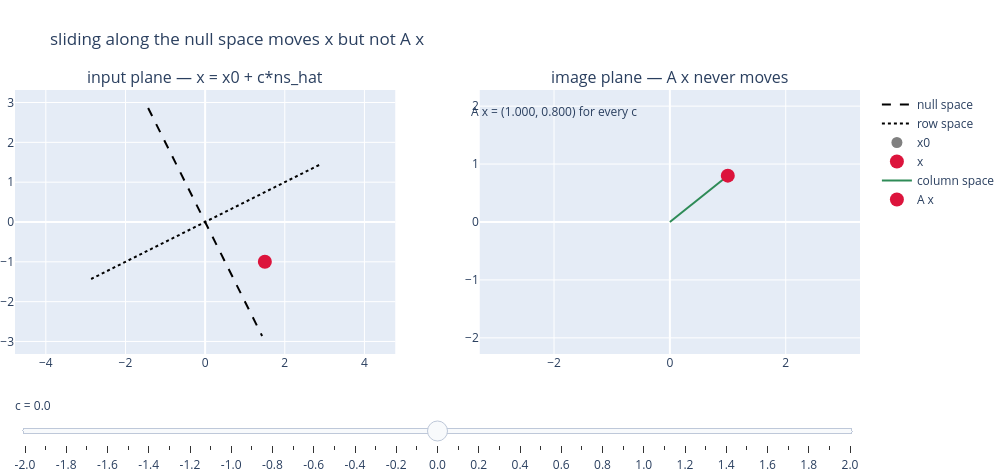

Here is the notebook cell this chart was saved with:
### Code cell
# --- self-contained null-space slide: Plotly slider, no widget manager ----
cs = np.linspace(-2.0, 2.0, 41)
img0 = A1 @ x0
tt = np.linspace(-3.2, 3.2, 2)

fig = make_subplots(rows=1, cols=2,
                    subplot_titles=("input plane — x = x0 + c*ns_hat",
                                    "image plane — A x never moves"))
fig.add_trace(go.Scatter(x=tt * ns_hat[0], y=tt * ns_hat[1], mode="lines",
                         line=dict(color="black", dash="dash"), name="null space"), row=1, col=1)
fig.add_trace(go.Scatter(x=tt * rs_hat[0], y=tt * rs_hat[1], mode="lines",
                         line=dict(color="black", dash="dot"), name="row space"), row=1, col=1)
fig.add_trace(go.Scatter(x=[x0[0]], y=[x0[1]], mode="markers",
                         marker=dict(color="grey", size=11), name="x0"), row=1, col=1)
fig.add_trace(go.Scatter(x=[x0[0]], y=[x0[1]], mode="markers",
                         marker=dict(color="crimson", size=14), name="x"), row=1, col=1)
fig.add_trace(go.Scatter(x=[0, u[0]], y=[0, u[1]], mode="lines",
                         line=dict(color="seagreen", width=2), name="column space"), row=1, col=2)
fig.add_trace(go.Scatter(x=[img0[0]], y=[img0[1]], mode="markers",
                         marker=dict(color="crimson", size=14), name="A x"), row=1, col=2)

moving_idx = 3                                        # the crimson dot on the left panel
fig.frames = [go.Frame(name="%.2f" % c,
                       data=[go.Scatter(x=[(x0 + c * ns_hat)[0]], y=[(x0 + c * ns_hat)[1]],
                                        mode="markers", marker=dict(color="crimson", size=14))],
                       traces=[moving_idx])
              for c in cs]

steps = [dict(method="animate", label="%.1f" % c,
              args=[["%.2f" % c],
                    dict(mode="immediate", frame=dict(duration=0, redraw=True),
                         transition=dict(duration=0))])
         for c in cs]

fig.update_layout(height=470, width=1000, showlegend=True,
                  title_text="sliding along the null space moves x but not A x",
                  sliders=[dict(active=20, currentvalue=dict(prefix="c = "),
                                steps=steps, pad=dict(t=40, b=0))],
                  margin=dict(l=0, r=0, t=90, b=0))
fig.add_annotation(x=-2.0, y=1.9, xref="x2", yref="y2", showarrow=False,
                   text="A x = (%0.3f, %0.3f) for every c" % (img0[0], img0[1]))
fig.update_xaxes(range=[-3.2, 3.2], row=1, col=1)
fig.update_yaxes(range=[-3.2, 3.2], scaleanchor="x", scaleratio=1, row=1, col=1)
fig.update_xaxes(range=[-2.2, 2.2], row=1, col=2)
fig.update_yaxes(range=[-2.2, 2.2], scaleanchor="x2", scaleratio=1, row=1, col=2)
fig.show()

### Figure 1 — Plotly figure (JSON) as saved in the notebook; plotly's stock layout.template omitted (floating-point values rounded to 4 significant figures)
{"data": [{"line": {"color": "black", "dash": "dash"}, "mode": "lines", "name": "null space", "type": "scatter", "x": [-1.431, 1.431], "xaxis": "x", "y": [2.862, -2.862], "yaxis": "y"}, {"line": {"color": "black", "dash": "dot"}, "mode": "lines", "name": "row space", "type": "scatter", "x": [2.862, -2.862], "xaxis": "x", "y": [1.431, -1.431], "yaxis": "y"}, {"marker": {"color": "grey", "size": 11}, "mode": "markers", "name": "x0", "type": "scatter", "x": [1.5], "xaxis": "x", "y": [-1], "yaxis": "y"}, {"marker": {"color": "crimson", "size": 14}, "mode": "markers", "name": "x", "type": "scatter", "x": [1.5], "xaxis": "x", "y": [-1], "yaxis": "y"}, {"line": {"color": "seagreen", "width": 2}, "mode": "lines", "name": "column space", "type": "scatter", "x": [0, 1], "xaxis": "x2", "y": [0, 0.8], "yaxis": "y2"}, {"marker": {"color": "crimson", "size": 14}, "mode": "markers", "name": "A x", "type": "scatter", "x": [1], "xaxis": "x2", "y": [0.8], "yaxis": "y2"}], "layout": {"annotations": [{"font": {"size": 16}, "showarrow": false, "text": "input plane — x = x0 + c*ns_hat", "x": 0.225, "xanchor": "center", "xref": "paper", "y": 1, "yanchor": "bottom", "yref": "paper"}, {"font": {"size": 16}, "showarrow": false, "text": "image plane — A x never moves", "x": 0.775, "xanchor": "center", "xref": "paper", "y": 1, "yanchor": "bottom", "yref": "paper"}, {"showarrow": false, "text": "A x = (1.000, 0.800) for every c", "x": -2, "xref": "x2", "y": 1.9, "yref": "y2"}], "height": 470, "margin": {"b": 0, "l": 0, "r": 0, "t": 90}, "showlegend": true, "sliders": [{"active": 20, "currentvalue": {"prefix": "c = "}, "pad": {"b": 0, "t": 40}, "steps": [{"args": [["-2.00"], {"frame": {"duration": 0, "redraw": true}, "mode": "immediate", "transition": {"duration": 0}}], "label": "-2.0", "method": "animate"}, {"args": [["-1.90"], {"frame": {"duration": 0, "redraw": true}, "mode": "immediate", "transition": {"duration": 0}}], "label": "-1.9", "method": "animate"}, {"args": [["-1.80"], {"frame": {"duration": 0, "redraw": true}, "mode": "immediate", "transition": {"duration": 0}}], "label": "-1.8", "method": "animate"}, {"args": [["-1.70"], {"frame": {"duration": 0, "redraw": true}, "mode": "immediate", "transition": {"duration": 0}}], "label": "-1.7", "method": "animate"}, {"args": [["-1.60"], {"frame": {"duration": 0, "redraw": true}, "mode": "immediate", "transition": {"duration": 0}}], "label": "-1.6", "method": "animate"}, {"args": [["-1.50"], {"frame": {"duration": 0, "redraw": true}, "mode": "immediate", "transition": {"duration": 0}}], "label": "-1.5", "method": "animate"}, {"args": [["-1.40"], {"frame": {"duration": 0, "redraw": true}, "mode": "immediate", "transition": {"duration": 0}}], "label": "-1.4", "method": "animate"}, {"args": [["-1.30"], {"frame": {"duration": 0, "redraw": true}, "mode": "immediate", "transition": {"duration": 0}}], "label": "-1.3", "method": "animate"}, {"args": [["-1.20"], {"frame": {"duration": 0, "redraw": true}, "mode": "immediate", "transition": {"duration": 0}}], "label": "-1.2", "method": "animate"}, {"args": [["-1.10"], {"frame": {"duration": 0, "redraw": true}, "mode": "immediate", "transition": {"duration": 0}}], "label": "-1.1", "method": "animate"}, {"args": [["-1.00"], {"frame": {"duration": 0, "redraw": true}, "mode": "immediate", "transition": {"duration": 0}}], "label": "-1.0", "method": "animate"}, {"args": [["-0.90"], {"frame": {"duration": 0, "redraw": true}, "mode": "immediate", "transition": {"duration": 0}}], "label": "-0.9", "method": "animate"}, {"args": [["-0.80"], {"frame": {"duration": 0, "redraw": true}, "mode": "immediate", "transition": {"duration": 0}}], "label": "-0.8", "method": "animate"}, {"args": [["-0.70"], {"frame": {"duration": 0, "redraw": true}, "mode": "immediate", "transition": {"duration": 0}}], "label": "-0.7", "method": "animate"}, {"args": [["-0.60"], {"frame": {"duration": 0, "redraw": true}, "mode": "immediate", "transition": {"duration": 0}}], "label": "-0.6", "method": "animate"}, {"args": [["-0.50"], {"frame": {"duration": 0, "redraw": true}, "mode": "immediate", "transition": {"duration": 0}}], "label": "-0.5", "method": "animate"}, {"args": [["-0.40"], {"frame": {"duration": 0, "redraw": true}, "mode": "immediate", "transition": {"duration": 0}}], "label": "-0.4", "method": "animate"}, {"args": [["-0.30"], {"frame": {"duration": 0, "redraw": true}, "mode": "immediate", "transition": {"duration": 0}}], "label": "-0.3", "method": "animate"}, {"args": [["-0.20"], {"frame": {"duration": 0, "redraw": true}, "mode": "immediate", "transition": {"duration": 0}}], "label": "-0.2", "method": "animate"}, {"args": [["-0.10"], {"frame": {"duration": 0, "redraw": true}, "mode": "immediate", "transition": {"duration": 0}}], "label": "-0.1", "method": "animate"}, {"args": [["0.00"], {"frame": {"duration": 0, "redraw": true}, "mode": "immediate", "transition": {"duration": 0}}], "label": "0.0", "method": "animate"}, {"args": [["0.10"], {"frame": {"duration": 0, "redraw": true}, "mode": "immediate", "transition": {"duration": 0}}], "label": "0.1", "method": "animate"}, {"args": [["0.20"], {"frame": {"duration": 0, "redraw": true}, "mode": "immediate", "transition": {"duration": 0}}], "label": "0.2", "method": "animate"}, {"args": [["0.30"], {"frame": {"duration": 0, "redraw": true}, "mode": "immediate", "transition": {"duration": 0}}], "label": "0.3", "method": "animate"}, {"args": [["0.40"], {"frame": {"duration": 0, "redraw": true}, "mode": "immediate", "transition": {"duration": 0}}], "label": "0.4", "method": "animate"}, {"args": [["0.50"], {"frame": {"duration": 0, "redraw": true}, "mode": "immediate", "transition": {"duration": 0}}], "label": "0.5", "method": "animate"}, {"args": [["0.60"], {"frame": {"duration": 0, "redraw": true}, "mode": "immediate", "transition": {"duration": 0}}], "label": "0.6", "method": "animate"}, {"args": [["0.70"], {"frame": {"duration": 0, "redraw": true}, "mode": "immediate", "transition": {"duration": 0}}], "label": "0.7", "method": "animate"}, {"args": [["0.80"], {"frame": {"duration": 0, "redraw": true}, "mode": "immediate", "transition": {"duration": 0}}], "label": "0.8", "method": "animate"}, {"args": [["0.90"], {"frame": {"duration": 0, "redraw": true}, "mode": "immediate", "transition": {"duration": 0}}], "label": "0.9", "method": "animate"}, {"args": [["1.00"], {"frame": {"duration": 0, "redraw": true}, "mode": "immediate", "transition": {"duration": 0}}], "label": "1.0", "method": "animate"}, {"args": [["1.10"], {"frame": {"duration": 0, "redraw": true}, "mode": "immediate", "transition": {"duration": 0}}], "label": "1.1", "method": "animate"}, {"args": [["1.20"], {"frame": {"duration": 0, "redraw": true}, "mode": "immediate", "transition": {"duration": 0}}], "label": "1.2", "method": "animate"}, {"args": [["1.30"], {"frame": {"duration": 0, "redraw": true}, "mode": "immediate", "transition": {"duration": 0}}], "label": "1.3", "method": "animate"}, {"args": [["1.40"], {"frame": {"duration": 0, "redraw": true}, "mode": "immediate", "transition": {"duration": 0}}], "label": "1.4", "method": "animate"}, {"args": [["1.50"], {"frame": {"duration": 0, "redraw": true}, "mode": "immediate", "transition": {"duration": 0}}], "label": "1.5", "method": "animate"}, {"args": [["1.60"], {"frame": {"duration": 0, "redraw": true}, "mode": "immediate", "transition": {"duration": 0}}], "label": "1.6", "method": "animate"}, {"args": [["1.70"], {"frame": {"duration": 0, "redraw": true}, "mode": "immediate", "transition": {"duration": 0}}], "label": "1.7", "method": "animate"}, {"args": [["1.80"], {"frame": {"duration": 0, "redraw": true}, "mode": "immediate", "transition": {"duration": 0}}], "label": "1.8", "method": "animate"}, {"args": [["1.90"], {"frame": {"duration": 0, "redraw": true}, "mode": "immediate", "transition": {"duration": 0}}], "label": "1.9", "method": "animate"}, {"args": [["2.00"], {"frame": {"duration": 0, "redraw": true}, "mode": "immediate", "transition": {"duration": 0}}], "label": "2.0", "method": "animate"}]}], "title": {"text": "sliding along the null space moves x but not A x"}, "width": 1000, "xaxis": {"anchor": "y", "domain": [0, 0.45], "range": [-3.2, 3.2]}, "xaxis2": {"anchor": "y2", "domain": [0.55, 1], "range": [-2.2, 2.2]}, "yaxis": {"anchor": "x", "domain": [0, 1], "range": [-3.2, 3.2], "scaleanchor": "x", "scaleratio": 1}, "yaxis2": {"anchor": "x2", "domain": [0, 1], "range": [-2.2, 2.2], "scaleanchor": "x2", "scaleratio": 1}}}
